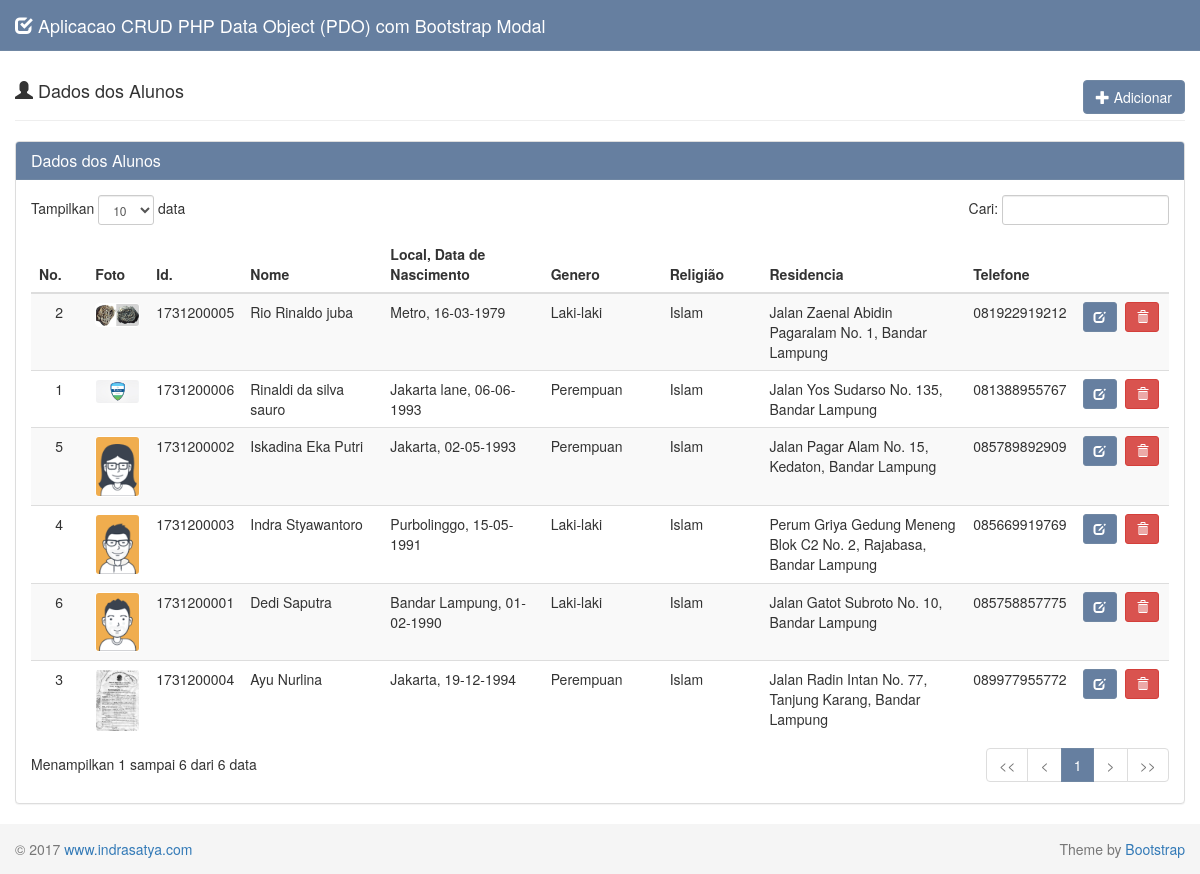
The page / on the database its author committed.
### tables this page shows
CREATE TABLE `is_mahasiswa` (
  `nim` varchar(10) NOT NULL,
  `nama` varchar(30) NOT NULL,
  `tempat_lahir` varchar(30) NOT NULL,
  `tanggal_lahir` date NOT NULL,
  `jenis_kelamin` enum('Laki-laki','Perempuan') NOT NULL,
  `agama` varchar(20) NOT NULL,
  `alamat` varchar(100) NOT NULL,
  `telepon` varchar(13) NOT NULL,
  `foto` varchar(50) NOT NULL
);

### tampil-data.php (the view, shortened to what this page needs)
<div class="row">
  <div class="col-md-12">
    <div class="page-header">
      <h4>
        <i class="glyphicon glyphicon-user"></i> Dados dos Alunos
        <a class="btn btn-success pull-right" href="#" data-target="#modal_tambah" data-toggle="modal">
          <i class="glyphicon glyphicon-plus"></i> Adicionar
        </a>
      </h4>
    </div>
    <div class="panel panel-default">
      <div class="panel-heading">
        <h3 class="panel-title">Dados dos Alunos</h3>
      </div>
      <div class="panel-body">
        <table class="table table-striped table-hover" id="dataTables-example">
          <thead>
            <tr>
              <th>No.</th>
              <th>Foto</th>
              <th>Id.</th>
              <th>Nome</th>
              <th>Local, Data de Nascimento</th>
              <th>Genero</th>
              <th>Religião</th>
              <th>Residencia</th>
              <th>Telefone</th>
              <th></th>
            </tr>
          </thead>
          <tbody>
          <?php
	require 'config/database.php';
          try {
            $no = 1;
            $query = "SELECT * FROM is_mahasiswa ORDER BY nim DESC";
            $stmt = $pdo->prepare($query);
            $stmt->execute();
            while ($data = $stmt->fetch(PDO::FETCH_ASSOC)) {
              $tanggal        = $data['tanggal_lahir'];
              $tgl            = explode('-',$tanggal);
              $tanggal_lahir  = $tgl[2]."-".$tgl[1]."-".$tgl[0];
		?>
			<tr>
                      <td width='50' class='center'><?php echo $no?></td>
			<?php
                      if ($data['foto']=="") { ?>
                        <td><img class='img-mahasiswa' src='foto/default_user.png' width='45'></td>
                      <?php
                      } else { ?>
                        <td><img class='img-mahasiswa' src='foto/<?php echo $data['foto']; ?>' width='45'></td>
                      <?php
                      }
              echo "  <td width='60'>$data[nim]</td>
                      <td width='150'>$data[nama]</td>
                      <td width='180'>$data[tempat_lahir], $tanggal_lahir</td>
                      <td width='120'>$data[jenis_kelamin]</td>
                      <td width='100'>$data[agama]</td>
                      <td width='250'>$data[alamat]</td>
                      <td width='80'>$data[telepon]</td>
                      <td width='100'>
                        <div class=''>
                          <a href='#' data-toggle='tooltip' data-placement='top' title='Ubah' style='margin-right:5px' class='btn btn-success btn-sm open_modal' id='$data[nim]' >
                            <i class='glyphicon glyphicon-edit'></i>
                          </a>";
              ?>
                          <a href="#" onclick="confirm_modal('proses-hapus.php?&nim=<?php echo $data['nim']; ?>');" data-nim="<?php echo $data['nim']; ?>" data-toggle="tooltip" data-placement="top" title="Hapus" class="btn btn-danger btn-sm">
                            <i class="glyphicon glyphicon-trash"></i>
                          </a>
            <?php
              echo "
                        </div>
                      </td>
                    </tr>";
              $no++;
            }
          } catch (PDOException $e) {
            echo "ada kesalahan pada query : ".$e->getMessage();
          }
          ?>
          </tbody>
        </table>
      </div>
    </div>
  </div>
</div>

### index.php (shortened to what this page needs)
<!DOCTYPE html>
<html lang="en">
  <head>
    <link href="assets/css/bootstrap.min.css" rel="stylesheet">
    <link href="assets/css/datepicker.min.css" rel="stylesheet">
    <link href="assets/js/dataTables/css/dataTables.bootstrap.css" rel="stylesheet">
    <link href="assets/css/style.css" rel="stylesheet">
  </head>
  <body>
    <nav class="navbar navbar-default navbar-fixed-top">
      <div class="container-fluid">
        <div class="navbar-header">
          <a class="navbar-brand" href="index.php">
            <i class="glyphicon glyphicon-check"></i>
            Aplicacao CRUD PHP Data Object (PDO) com Bootstrap Modal
          </a>
        </div>
      </div>
    </nav>
    <div class="container-fluid">
      <?php
      include "tampil-data.php";
      ?>
    </div>
    <footer class="footer">
      <div class="container-fluid">
        <p class="text-muted pull-left">&copy; 2017 <a href="http://www.indrasatya.com/">www.indrasatya.com</a></p>
        <p class="text-muted pull-right ">Theme by <a href="http://www.getbootstrap.com" target="_blank">Bootstrap</a></p>
      </div>
    </footer>
  </body>
</html>

### assets/css/style.css (style rules this page uses)
body { padding-top: 40px; }
.navbar-default { background-color: #667fa0; border-color: #7087a3; }
.navbar-default .navbar-brand { color: #f1f2f7; }
.container-fluid .text-muted { margin: 15px 0; }
.panel-default > .panel-heading { background-color: #667fa0; border-color: #7087a3; color: #fff; }
.btn-success { background-color: #667fa0; border-color: #7087a3; color: #fff; }
.footer { width: 100%; height: 50px; background-color: #f5f5f5; }
.center { text-align: center; }
.img-mahasiswa { border: 1px solid #fff; border-radius: 4px; }

### rows shown on the page
is_mahasiswa: foto (picture), nim "1731200006", nama "Rinaldi da silva sauro", tempat_lahir "Jakarta lane", tanggal_lahir "06-06-1993", jenis_kelamin "Perempuan", agama "Islam", alamat "Jalan Yos Sudarso No. 135, Bandar Lampung", telepon "081388955767"
is_mahasiswa: foto (picture), nim "1731200005", nama "Rio Rinaldo juba", tempat_lahir "Metro", tanggal_lahir "16-03-1979", jenis_kelamin "Laki-laki", agama "Islam", alamat "Jalan Zaenal Abidin Pagaralam No. 1, Bandar Lampung", telepon "081922919212"
is_mahasiswa: foto (picture), nim "1731200004", nama "Ayu Nurlina", tempat_lahir "Jakarta", tanggal_lahir "19-12-1994", jenis_kelamin "Perempuan", agama "Islam", alamat "Jalan Radin Intan No. 77, Tanjung Karang, Bandar Lampung", telepon "089977955772"
is_mahasiswa: foto (picture), nim "1731200003", nama "Indra Styawantoro", tempat_lahir "Purbolinggo", tanggal_lahir "15-05-1991", jenis_kelamin "Laki-laki", agama "Islam", alamat "Perum Griya Gedung Meneng Blok C2 No. 2, Rajabasa, Bandar Lampung", telepon "085669919769"
is_mahasiswa: foto (picture), nim "1731200002", nama "Iskadina Eka Putri", tempat_lahir "Jakarta", tanggal_lahir "02-05-1993", jenis_kelamin "Perempuan", agama "Islam", alamat "Jalan Pagar Alam No. 15, Kedaton, Bandar Lampung", telepon "085789892909"
is_mahasiswa: foto (picture), nim "1731200001", nama "Dedi Saputra", tempat_lahir "Bandar Lampung", tanggal_lahir "01-02-1990", jenis_kelamin "Laki-laki", agama "Islam", alamat "Jalan Gatot Subroto No. 10, Bandar Lampung", telepon "085758857775"
